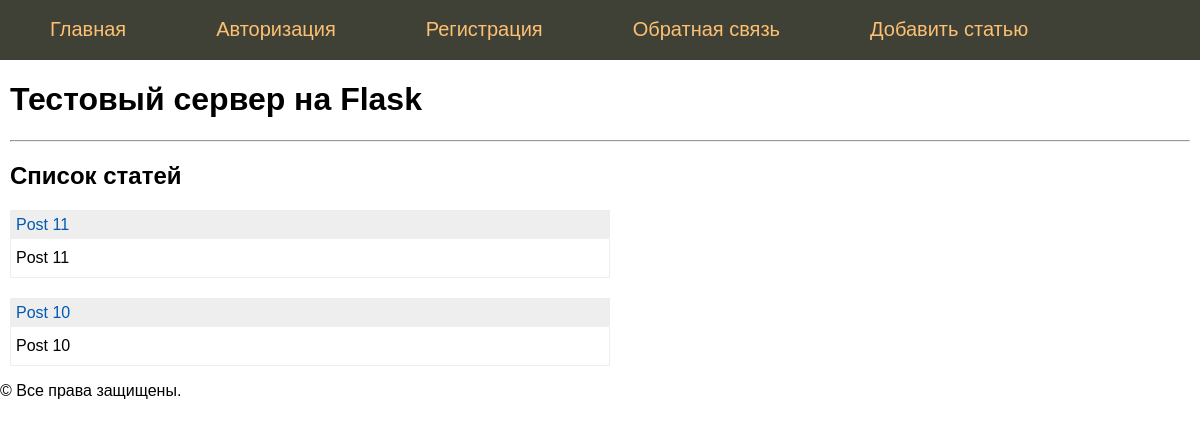
/index, run on the app's committed database.
### tables this page shows
CREATE TABLE mainmenu (
id integer PRIMARY KEY AUTOINCREMENT,
title text NOT NULL,
url text NOT NULL
);

CREATE TABLE posts (
id integer PRIMARY KEY AUTOINCREMENT,
title text NOT NULL,
text text NOT NULL,
url text NOT NULL,
time integer NOT NULL
);

### app.py (the view)
@app.route('/')
@app.route('/index')
def index():
    return render_template('index.html', menu=dbase.getMenu(), posts=dbase.getPostsAnonce())

### FDataBase.py (called while the page is built)
    def getMenu(self):
        sql = '''SELECT * FROM mainmenu'''
        try:
            self.__cur.execute(sql)
            res = self.__cur.fetchall()
            if res:
                return res
        except:
            print('Ошибка чтения из БД ')
        return []

    def getPostsAnonce(self):
        try:
            self.__cur.execute(f"SELECT id, title, text, url FROM posts ORDER BY time DESC")
            res = self.__cur.fetchall()
            if res:
                return res
        except sqlite3.Error as e:
            print('Ошибка получения статьи из БД' + str(e))
        return []

### app.py (called while the page is built)
def connect_db():
    conn = sqlite3.connect(app.config['DATABASE'])
    conn.row_factory = sqlite3.Row
    return conn

def get_db():
    if not hasattr(g, 'link_db'):
        g.link_db = connect_db()
    return g.link_db

@app.before_request
def before_request():
    global dbase
    db = get_db()
    dbase = FDataBase(db)

### templates/index.html
{% extends 'base.html' %}
{% block content %}
{{ super() }}
    <hr>
    <h2>Список статей</h2>
    <ul class="list-posts">
    {% for p in posts %}
    <li>
        <p class="title"><a href="{{ url_for('showPost', alias=p.url) }}">{{ p.title }}</a></p>
        <p class="annonce">{{ p.text[:50] | striptags }}</p>
    </li>
    {% endfor %}
    </ul>
{% endblock %}

### templates/base.html (shortened to what this page needs)
<!DOCTYPE html>
<html lang="en">
<head>
<link type="text/css" href="{{ url_for('static', filename='css/styles.css') }}" rel="> stylesheet" />
</head>
<body>
    {% block content -%}
        {%- block mainmenu -%}
            <ul class="mainmenu">
                {%- for m in menu  -%}
                    <li><a href="{{m.url}}">{{m.title}}</a></li>
                {% endfor -%}
            </ul>
        {% endblock mainmenu -%}
        <div class="content">
        {% if title -%}
            <h1>{{ title }}</h1>
        {% else -%}
            <h1>Тестовый сервер на Flask</h1>
        {% endif -%}
    {% endblock -%}
        </div>
    <div class="footer">
        <p>&copy; Все права защищены.
        <p>&nbsp;
    </div>
</body>
</html>

### static/css/styles.css (style rules this page uses)
html, body { font-family: 'Arial'; margin: 0; padding: 0; height: 100%; width: 100%; }
a { color: #0059b2; text-decoration: none; }
ul.mainmenu { list-style: none; background: #3F4137; height: 60px; margin: 0; padding: 0; color: #fdc073; font-size: 20px; overflow: hidden; }
ul.mainmenu li { float: left; margin: 18px 40px 0 50px; }
ul.mainmenu li a { color: #fdc073; text-decoration: none; }
div.content { margin: 10px; }
ul.list-posts { list-style: none; margin: 0; padding: 0; max-width: 600px; }
ul.list-posts li { margin: 20px 0 0 0; border: 1px solid #eee; }
ul.list-posts .title { margin: 0; padding: 5px; background: #eee; }
ul.list-posts .annonce { margin: 0; padding: 10px 5px 10px 5px; }

### data on the page
mainmenu: title "Главная"
mainmenu: title "Авторизация"
mainmenu: title "Регистрация"
mainmenu: title "Обратная связь"
mainmenu: title "Добавить статью"
posts: title "Post 11", text "Post 11"
posts: title "Post 10", text "Post 10"
